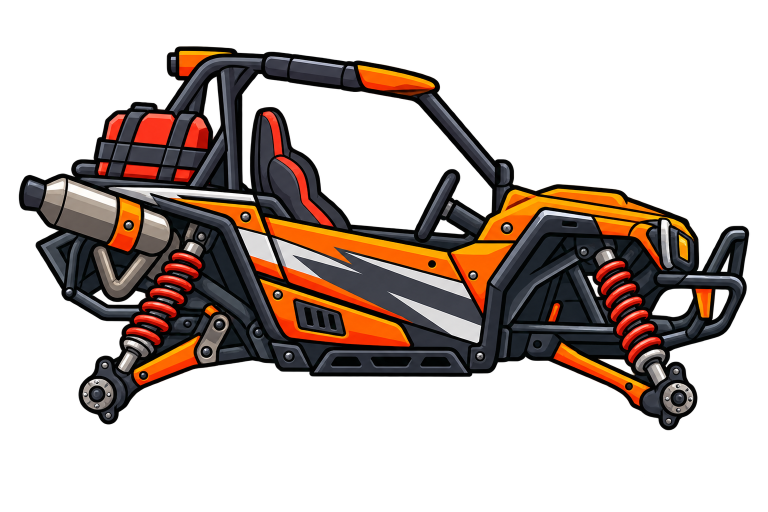
#> input picture assets/images/car_body.png, 1536 x 1024 px (shown at 1/2 size)
$ python -i grid_overlay.py   (imports and definitions only)
#> lines starting #> are read from the running program, lines starting #| are printed output that depends on the picture
#!/usr/bin/env python3
"""Draw a percentage grid over a body sprite so axle centres can be read off.

Lines every 5% of the sprite's own width/height, labelled 0-100 along the
top and left edges. Read an axle as (x%, y%) and convert with:
    anchor.x = (x% / 100 - 0.5) * spriteSize.x
    anchor.y = (y% / 100 - 0.5) * spriteSize.y
"""
import sys
from PIL import Image, ImageDraw

OUT_W = 1100


def annotate(path, out):
#> called with path = '../assets/images/car_body.png', out = 'out.png'
    im = Image.open(path).convert("RGBA")
#> im is the input picture: PIL image 1536x1024 RGBA; mean R, G, B, A 41.3, 27.9, 21, 94.1
    scale = OUT_W / im.width
#> scale = 0.716
    im = im.resize((OUT_W, int(im.height * scale)), Image.LANCZOS)
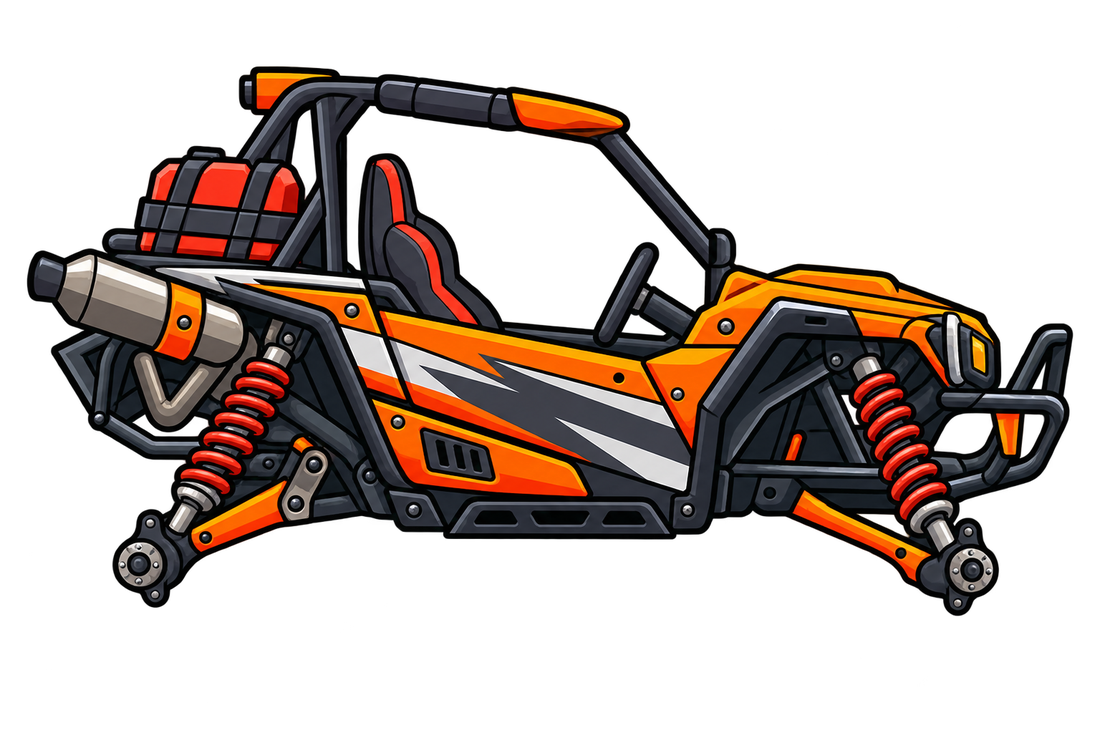
#> im: PIL image 1100x733 RGBA; mean R, G, B, A 33.3, 22.3, 16.9, 94.1; transparent parts drawn white
    card = Image.new("RGBA", im.size, (18, 18, 24, 255))
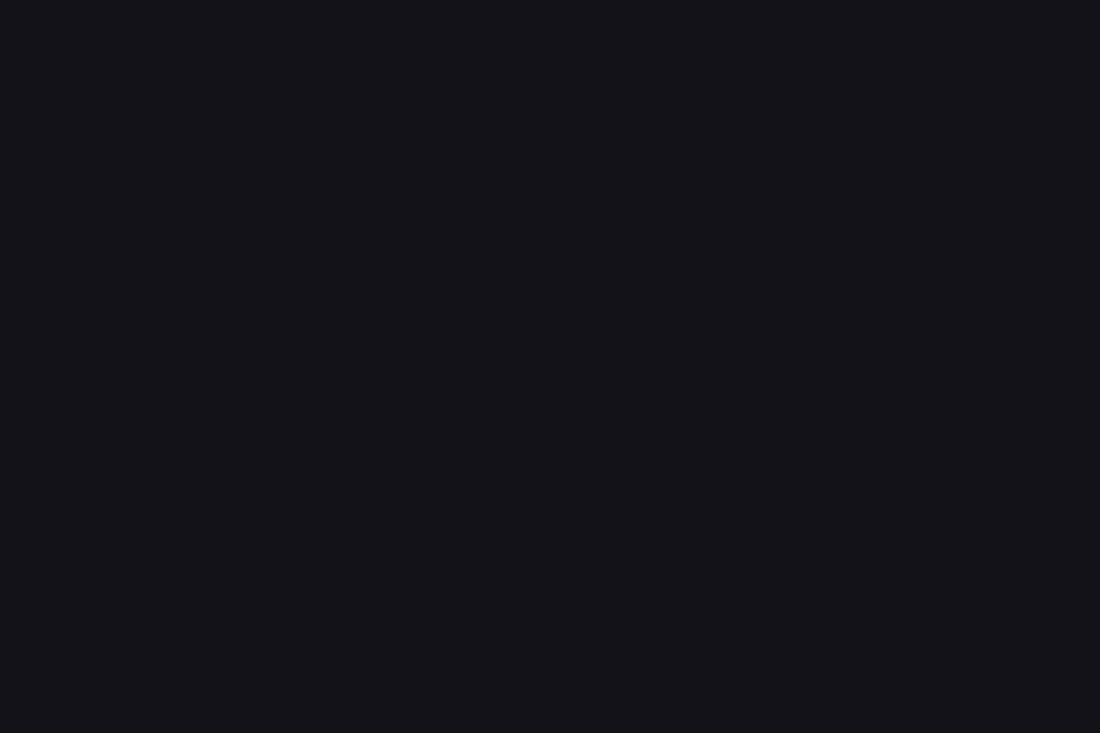
#> card: PIL image 1100x733 RGBA; mean R, G, B, A 18, 18, 24, 255
    card.alpha_composite(im)
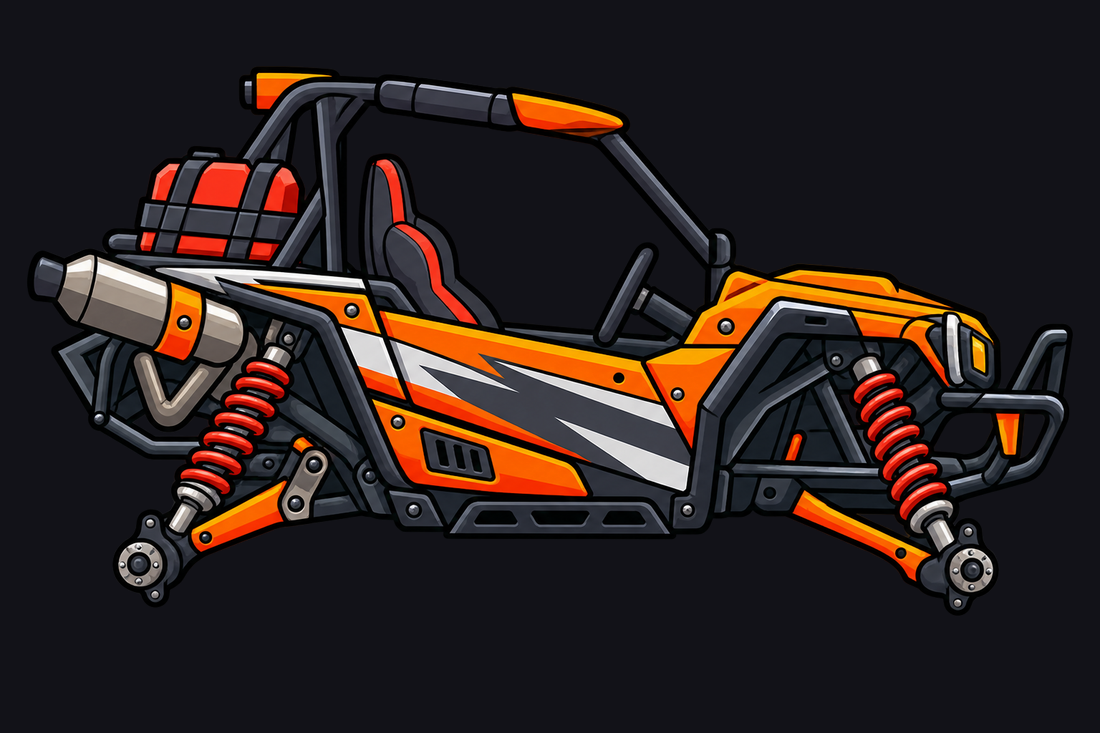
#> card: PIL image 1100x733 RGBA; mean R, G, B, A 44.2, 33.3, 31.7, 255
    d = ImageDraw.Draw(card)
    w, h = card.size
#> w = 1100; h = 733
    for p in range(0, 101, 5):
        x = w * p / 100
        y = h * p / 100
        major = p % 25 == 0
        col = (255, 90, 90, 255) if major else (110, 190, 255, 120)
        d.line([(x, 0), (x, h)], fill=col, width=2 if major else 1)
        d.line([(0, y), (w, y)], fill=col, width=2 if major else 1)
        if p % 10 == 0:
            d.text((x + 3, 2), str(p), fill=(255, 255, 120, 255))
            d.text((3, y + 2), str(p), fill=(255, 255, 120, 255))
    card.convert("RGB").save(out)
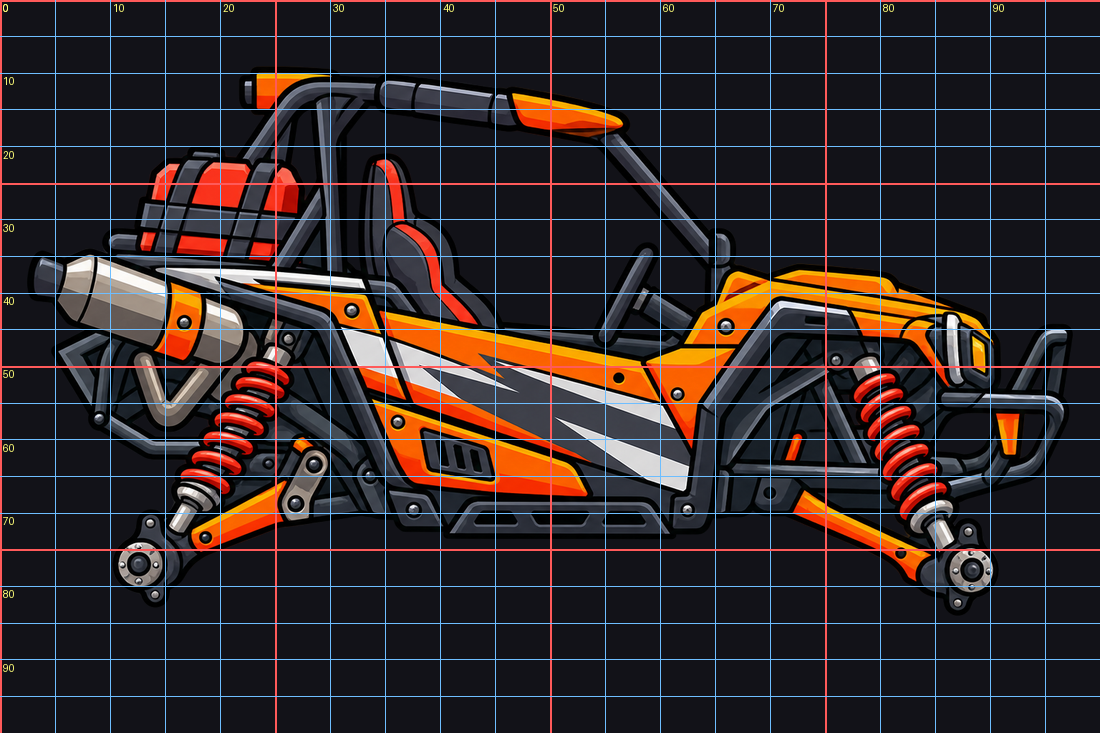
#> saved as out.png: PIL image 1100x733 RGB; mean R, G, B 50.4, 40.1, 40.9
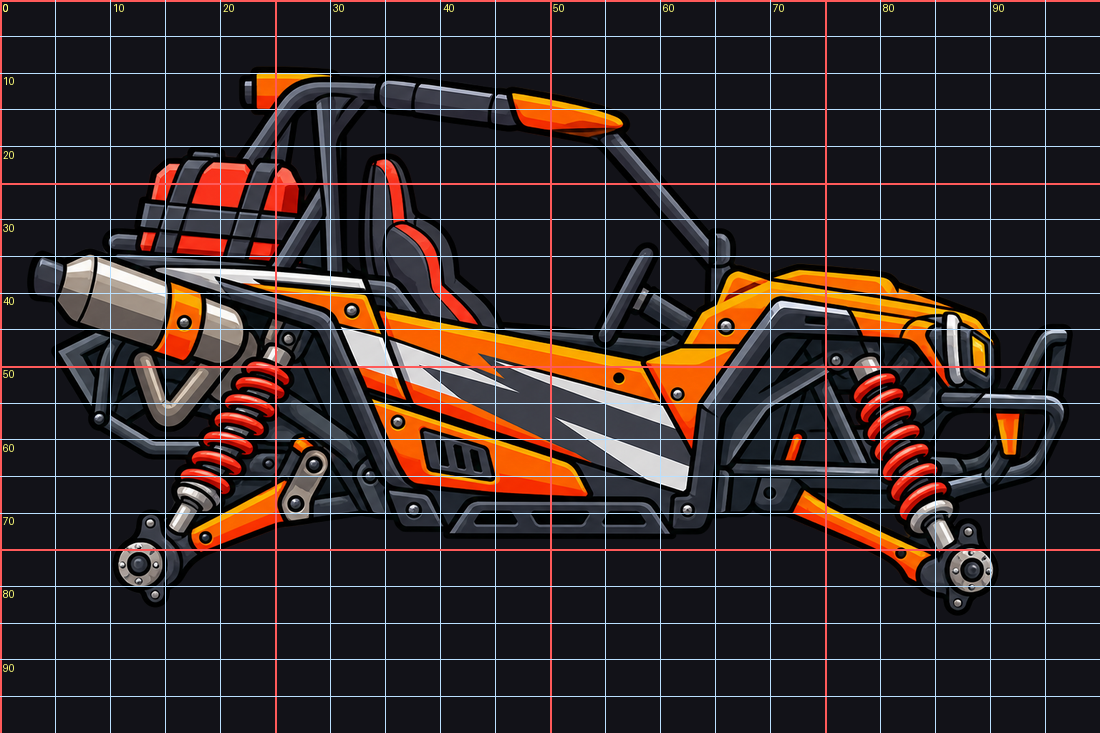
#> card: PIL image 1100x733 RGBA; mean R, G, B, A 50.4, 40.1, 40.9, 250.1; transparent parts drawn white


# [4 lines not run here, left out]

>>> result = annotate('../assets/images/car_body.png', 'out.png')

$ run again, on assets/images/dustdevil_body.png
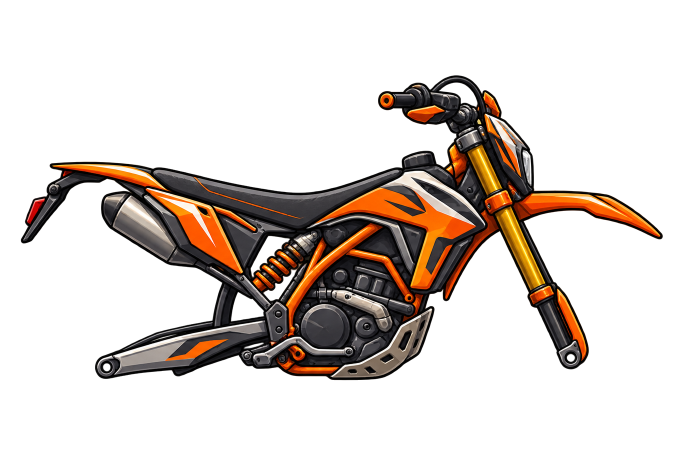
#> input picture assets/images/dustdevil_body.png, 1367 x 911 px (shown at 1/2 size)
#> in annotate, im is the input picture: PIL image 1367x911 RGBA; mean R, G, B, A 41.8, 29, 20.1, 64.2
#> in annotate, `im = im.resize((OUT_W, int(im.height * scale)), Image.LANCZOS)`:
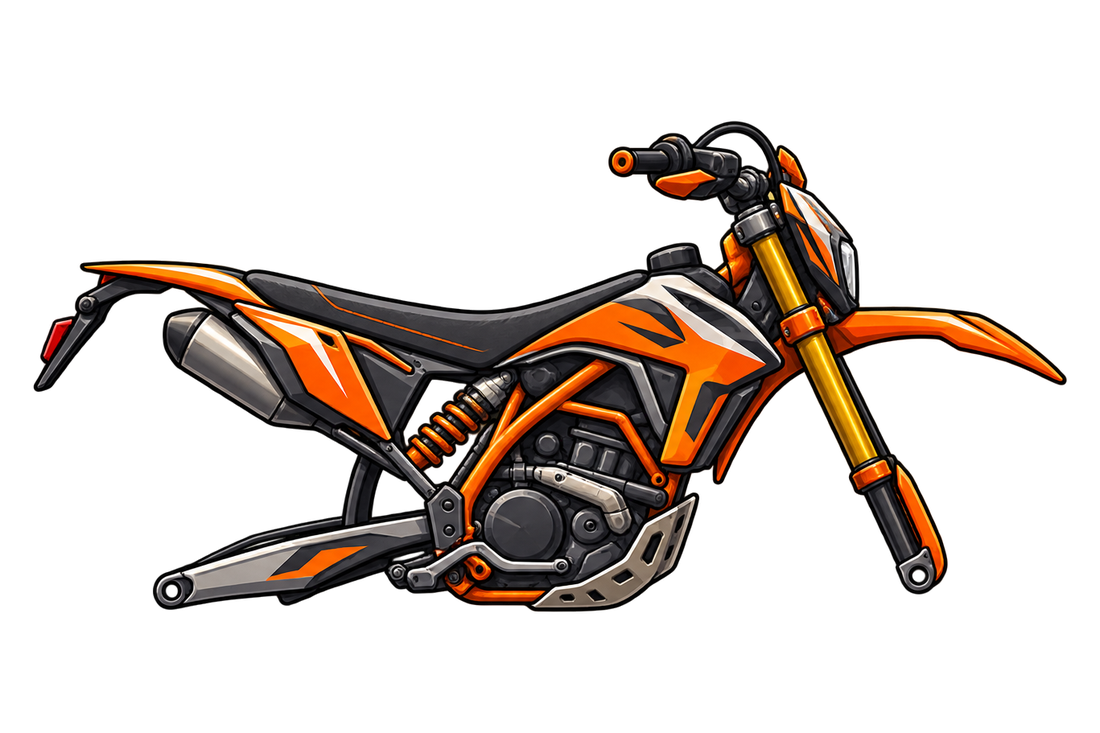
#> im: PIL image 1100x733 RGBA; mean R, G, B, A 26.3, 18, 12.7, 64.2; transparent parts drawn white
#> in annotate, `card.convert("RGB").save(out)`:
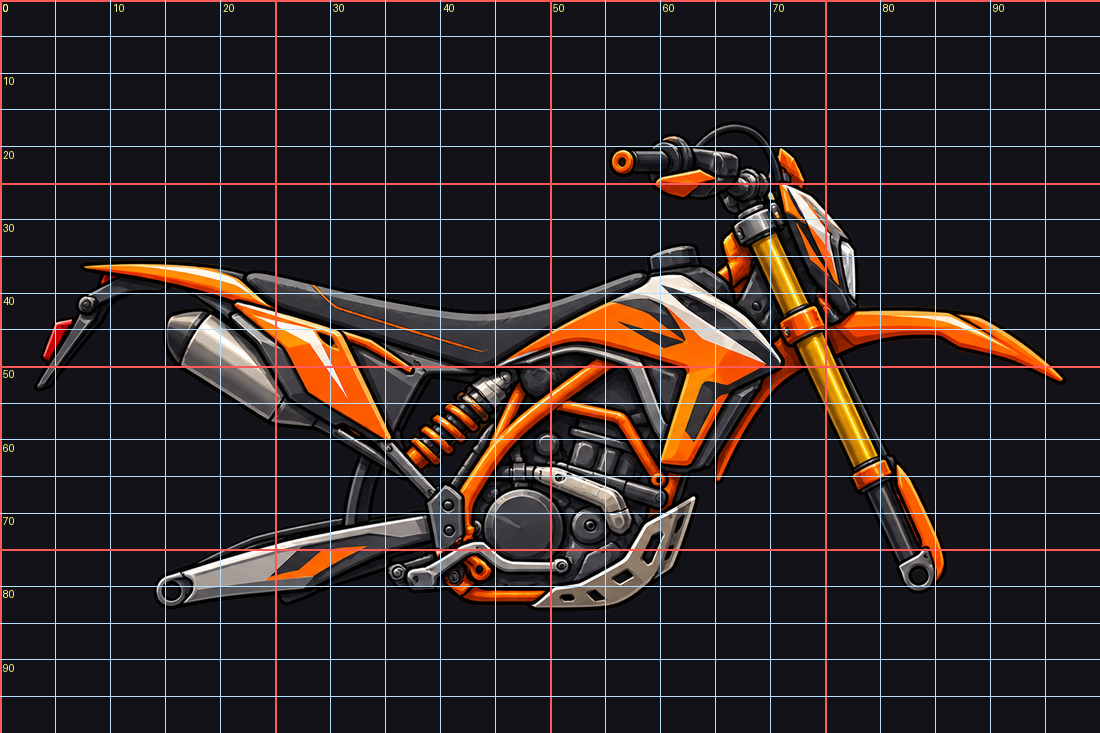
#> card: PIL image 1100x733 RGBA; mean R, G, B, A 45.8, 38.1, 39.6, 250.1; transparent parts drawn white

$ run again, on assets/images/hauler_body.png
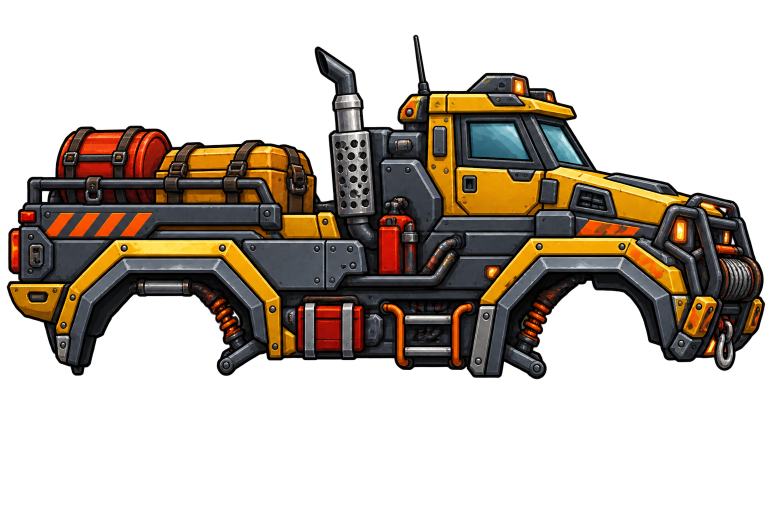
#> input picture assets/images/hauler_body.png, 1536 x 1024 px (shown at 1/2 size)
#> in annotate, im is the input picture: PIL image 1536x1024 RGBA; mean R, G, B, A 43.6, 33.4, 22.6, 98.4
#> im: PIL image 1100x733 RGBA
#> in annotate, `card.convert("RGB").save(out)`:
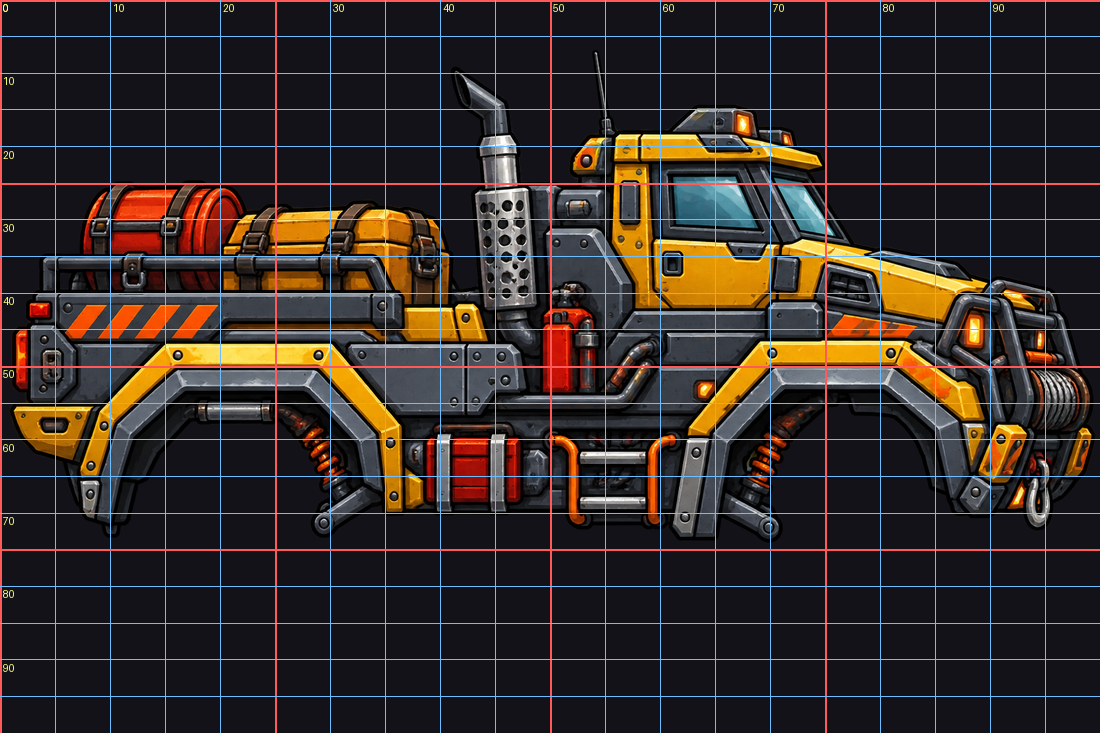
#> saved as out.png: PIL image 1100x733 RGB; mean R, G, B 52.1, 44.3, 41.5
#> in annotate, `card.convert("RGB").save(out)`:
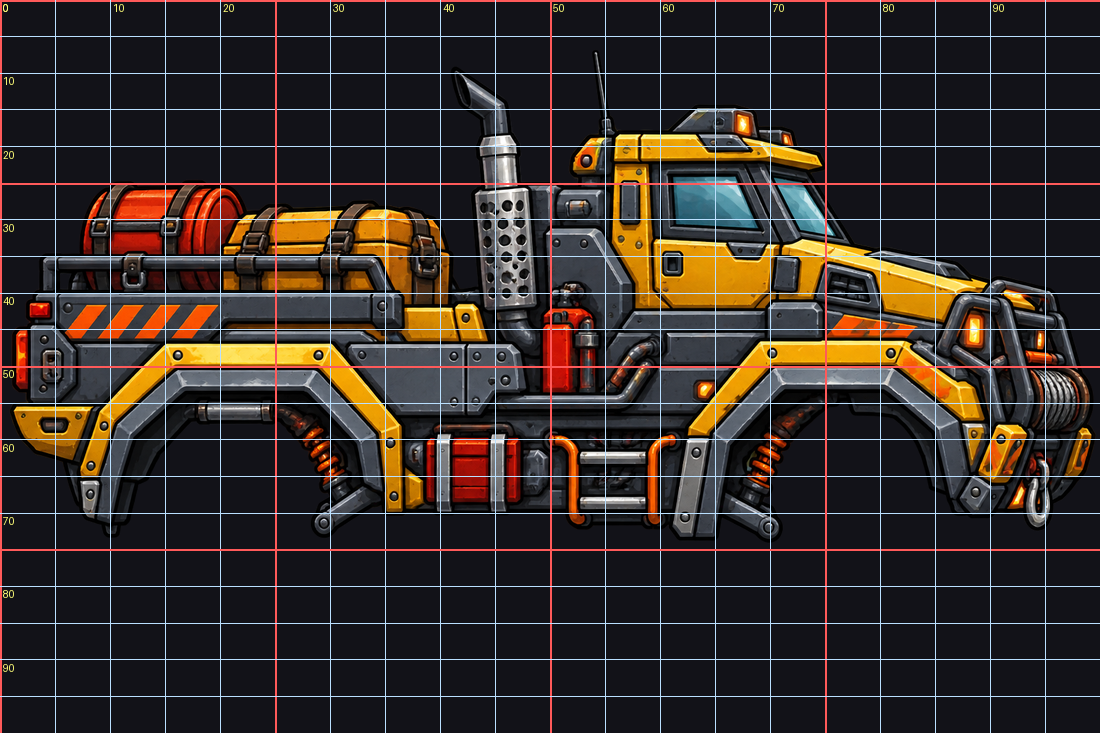
#> card: PIL image 1100x733 RGBA; mean R, G, B, A 52.1, 44.3, 41.5, 250.1; transparent parts drawn white
